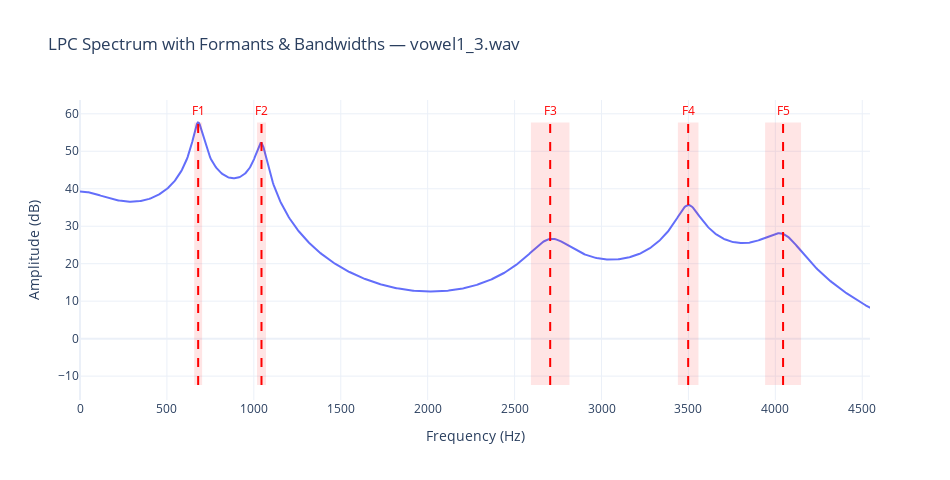

Here is the notebook cell this chart was saved with:
### Code cell
# === LPC spectrum with formant + bandwidth overlays (Plotly, up to F5) ===
import numpy as np
import pandas as pd
import soundfile as sf
from numpy import hamming
from scipy.linalg import solve_toeplitz
from scipy.signal import freqz
import plotly.graph_objects as go

# ---------- Config ----------
wav_file = "vowel1_3.wav" #----------------------------------------------------------------Change Here
formant_csv = "vowel1_formants_bandwidths_new.csv"
center_time = 0.12379
frame_ms = 60.0
# ----------------------------

def compute_lpc_autocorr(x, order):
    x = x - np.mean(x)
    r = np.correlate(x, x, mode='full')[len(x)-1:len(x)+order]
    R = r[:order + 1]
    r_rhs = r[1:]
    a = solve_toeplitz((R[:-1], R[:-1]), r_rhs)
    return np.concatenate(([1.0], -a))

# Load audio & take frame
sig, fs = sf.read(wav_file)
sig = sig / (np.max(np.abs(sig)) + 1e-12)
frame_len = int((frame_ms/1000.0) * fs)
c = int(center_time * fs)
start = max(0, c - frame_len//2)
end = min(len(sig), start + frame_len)
frame = sig[start:end]
if len(frame) < frame_len:
    frame = np.pad(frame, (0, frame_len - len(frame)))
windowed = frame * hamming(len(frame))

# LPC analysis
p = int(fs/1000) + 2
a = compute_lpc_autocorr(windowed, p)

# LPC frequency response
w, H = freqz(b=[1.0], a=a, worN=4096)
freqs_hz = w * fs / (2*np.pi)
lpc_db = 20*np.log10(np.maximum(np.abs(H), 1e-12))

# Load formants/bandwidths
df = pd.read_csv(formant_csv)
row = df.loc[df["filename"] == wav_file]
if row.empty:
    raise ValueError(f"{wav_file} not found in {formant_csv}")
F = row[[f"F{i}" for i in range(1,6)]].values.astype(float).ravel()
B = row[[f"B{i}" for i in range(1,6)]].values.astype(float).ravel()

mask = np.isfinite(F) & np.isfinite(B)
F = F[mask]
B = B[mask]

# Limit spectrum to slightly above F5
f5_max = np.nanmax(F) if len(F) >= 5 else np.nanmax(F)
plot_limit = f5_max + 500  # add small buffer

# Build plot
fig = go.Figure()
fig.add_trace(go.Scatter(
    x=freqs_hz, y=lpc_db, mode="lines", name="LPC Spectrum (dB)"
))

ymin = float(np.nanmin(lpc_db))
ymax = float(np.nanmax(lpc_db))
shapes, annotations = [], []

for i, (f, b) in enumerate(zip(F, B), start=1):
    if not (90 < f < fs/2) or b <= 0:
        continue
    x0 = max(0, f - b/2)
    x1 = min(plot_limit, f + b/2)

    shapes.append(dict(
        type="rect", xref="x", yref="y",
        x0=x0, x1=x1, y0=ymin, y1=ymax,
        fillcolor="rgba(255,0,0,0.10)", line=dict(width=0)
    ))
    shapes.append(dict(
        type="line", xref="x", yref="y",
        x0=f, x1=f, y0=ymin, y1=ymax,
        line=dict(color="red", width=2, dash="dash")
    ))
    annotations.append(dict(
        x=f, y=ymax, xref="x", yref="y",
        text=f"F{i}", showarrow=False, yshift=12, font=dict(size=12, color="red")
    ))

fig.update_layout(
    title=f"LPC Spectrum with Formants & Bandwidths — {wav_file}",
    xaxis_title="Frequency (Hz)",
    yaxis_title="Amplitude (dB)",
    template="plotly_white",
    width=950, height=480,
    shapes=shapes,
    annotations=annotations,
    xaxis=dict(range=[0, plot_limit])
)

fig.show()

### Figure 1 — Plotly figure (JSON) as saved in the notebook; plotly's stock layout.template omitted (floating-point values rounded to 4 significant figures; data arrays with more than 128 entries replaced by an {"elided": "..."} marker saying what was removed)
{"data": [{"mode": "lines", "name": "LPC Spectrum (dB)", "type": "scatter", "x": {"elided": "4096 float values"}, "y": {"elided": "4096 float values"}}], "layout": {"annotations": [{"font": {"color": "red", "size": 12}, "showarrow": false, "text": "F1", "x": 679.7, "xref": "x", "y": 57.68, "yref": "y", "yshift": 12}, {"font": {"color": "red", "size": 12}, "showarrow": false, "text": "F2", "x": 1044.0, "xref": "x", "y": 57.68, "yref": "y", "yshift": 12}, {"font": {"color": "red", "size": 12}, "showarrow": false, "text": "F3", "x": 2705.0, "xref": "x", "y": 57.68, "yref": "y", "yshift": 12}, {"font": {"color": "red", "size": 12}, "showarrow": false, "text": "F4", "x": 3499.0, "xref": "x", "y": 57.68, "yref": "y", "yshift": 12}, {"font": {"color": "red", "size": 12}, "showarrow": false, "text": "F5", "x": 4045.0, "xref": "x", "y": 57.68, "yref": "y", "yshift": 12}], "height": 480, "shapes": [{"fillcolor": "rgba(255,0,0,0.10)", "line": {"width": 0}, "type": "rect", "x0": 656.8, "x1": 702.7, "xref": "x", "y0": -12.37, "y1": 57.68, "yref": "y"}, {"line": {"color": "red", "dash": "dash", "width": 2}, "type": "line", "x0": 679.7, "x1": 679.7, "xref": "x", "y0": -12.37, "y1": 57.68, "yref": "y"}, {"fillcolor": "rgba(255,0,0,0.10)", "line": {"width": 0}, "type": "rect", "x0": 1018.0, "x1": 1070.0, "xref": "x", "y0": -12.37, "y1": 57.68, "yref": "y"}, {"line": {"color": "red", "dash": "dash", "width": 2}, "type": "line", "x0": 1044.0, "x1": 1044.0, "xref": "x", "y0": -12.37, "y1": 57.68, "yref": "y"}, {"fillcolor": "rgba(255,0,0,0.10)", "line": {"width": 0}, "type": "rect", "x0": 2594.0, "x1": 2816.0, "xref": "x", "y0": -12.37, "y1": 57.68, "yref": "y"}, {"line": {"color": "red", "dash": "dash", "width": 2}, "type": "line", "x0": 2705.0, "x1": 2705.0, "xref": "x", "y0": -12.37, "y1": 57.68, "yref": "y"}, {"fillcolor": "rgba(255,0,0,0.10)", "line": {"width": 0}, "type": "rect", "x0": 3439.0, "x1": 3558.0, "xref": "x", "y0": -12.37, "y1": 57.68, "yref": "y"}, {"line": {"color": "red", "dash": "dash", "width": 2}, "type": "line", "x0": 3499.0, "x1": 3499.0, "xref": "x", "y0": -12.37, "y1": 57.68, "yref": "y"}, {"fillcolor": "rgba(255,0,0,0.10)", "line": {"width": 0}, "type": "rect", "x0": 3941.0, "x1": 4148.0, "xref": "x", "y0": -12.37, "y1": 57.68, "yref": "y"}, {"line": {"color": "red", "dash": "dash", "width": 2}, "type": "line", "x0": 4045.0, "x1": 4045.0, "xref": "x", "y0": -12.37, "y1": 57.68, "yref": "y"}], "title": {"text": "LPC Spectrum with Formants & Bandwidths — vowel1_3.wav"}, "width": 950, "xaxis": {"range": [0, 4545.0], "title": {"text": "Frequency (Hz)"}}, "yaxis": {"title": {"text": "Amplitude (dB)"}}}}
